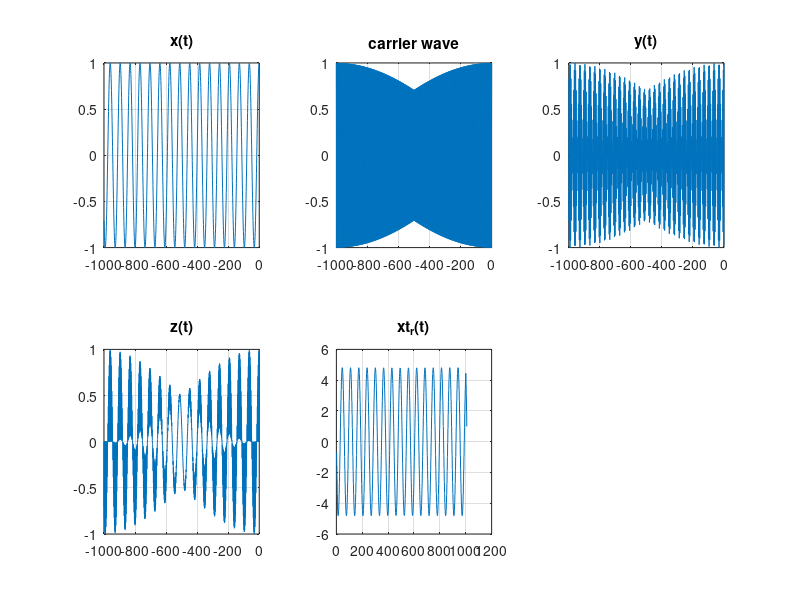

Write MATLAB code to recreate this figure.
% 20230223 Lab.2 Analog_modulation
% Practice 1 :
% page 3
% 1.Generate a sinusoidal signal with freq of 1/64 and a carrier with freq
% of 1/4
% 2.Design a LPF(with an averaging filter).
% 3.generate a triangular pulse with the duration of 64 and coduct the
% modulation and demodulation again.
close all; clear all; clc;
%%
fs = 1/64;                          %%  x(t) frequency
fc = 1/4;                           %%  carrier frequency
t = linspace(-1000, 0 ,1000);       %%  time

%%x(t)
xt = cos(2*pi*fs*t);
subplot(2,3,1);
plot(t,xt); title('x(t)');  grid on;

%%x(t) is triangle
% t2=linspace(0, 100 ,20000);
% xt2 = sawtooth(t2);
% subplot(2,3,1);
% plot(t2,xt2);

%%carrier wave
c = cos(2*pi*fc*t);
subplot(2,3,2);
plot(t,c);  title('carrier wave');  grid on;

%%y(t)
yt = xt.*c;         %%mixer
subplot(2,3,3);
plot(t,yt); title('y(t)');  grid on;

%%z(t)
zt = yt.*c;         %%mixer
subplot(2,3,4);
plot(t,zt); title('z(t)');  grid on;

%%Low pass filter
LPF=ones(1,10);
xt_r=conv(zt,LPF);
subplot(2,3,5);
plot(xt_r); title('xt_r(t)');   grid on;
